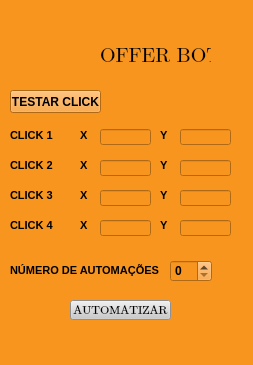
<?xml version="1.0" encoding="UTF-8"?>
<ui version="4.0">
 <class>MainWindow</class>
 <widget class="QMainWindow" name="MainWindow">
  <property name="geometry">
   <rect>
    <x>0</x>
    <y>0</y>
    <width>253</width>
    <height>365</height>
   </rect>
  </property>
  <property name="windowTitle">
   <string>OFFER BOT</string>
  </property>
  <property name="windowIcon">
   <iconset>
    <normaloff>imagens/22278owl_98790.ico</normaloff>imagens/22278owl_98790.ico</iconset>
  </property>
  <property name="styleSheet">
   <string notr="true">background-color: rgb(247, 149, 31);</string>
  </property>
  <widget class="QWidget" name="centralwidget">
   <widget class="QLabel" name="label">
    <property name="geometry">
     <rect>
      <x>40</x>
      <y>-10</y>
      <width>61</width>
      <height>91</height>
     </rect>
    </property>
    <property name="text">
     <string/>
    </property>
    <property name="pixmap">
     <pixmap>imagens/coruja.png</pixmap>
    </property>
   </widget>
   <widget class="QLabel" name="label_2">
    <property name="geometry">
     <rect>
      <x>100</x>
      <y>30</y>
      <width>111</width>
      <height>51</height>
     </rect>
    </property>
    <property name="font">
     <font>
      <family>Cambria Math</family>
      <pointsize>15</pointsize>
     </font>
    </property>
    <property name="text">
     <string>OFFER BOT</string>
    </property>
   </widget>
   <widget class="QPushButton" name="pushButton_2">
    <property name="geometry">
     <rect>
      <x>70</x>
      <y>300</y>
      <width>101</width>
      <height>20</height>
     </rect>
    </property>
    <property name="font">
     <font>
      <family>Cambria Math</family>
      <pointsize>9</pointsize>
     </font>
    </property>
    <property name="styleSheet">
     <string notr="true">background-color: rgb(202, 202, 202);</string>
    </property>
    <property name="text">
     <string>AUTOMATIZAR</string>
    </property>
   </widget>
   <widget class="QSpinBox" name="spinBox">
    <property name="geometry">
     <rect>
      <x>170</x>
      <y>260</y>
      <width>42</width>
      <height>22</height>
     </rect>
    </property>
    <property name="font">
     <font>
      <weight>75</weight>
      <bold>true</bold>
     </font>
    </property>
   </widget>
   <widget class="QLabel" name="label_3">
    <property name="geometry">
     <rect>
      <x>10</x>
      <y>255</y>
      <width>151</width>
      <height>31</height>
     </rect>
    </property>
    <property name="font">
     <font>
      <pointsize>8</pointsize>
      <weight>75</weight>
      <bold>true</bold>
     </font>
    </property>
    <property name="text">
     <string>NÚMERO DE AUTOMAÇÕES</string>
    </property>
   </widget>
   <widget class="QLabel" name="label_4">
    <property name="geometry">
     <rect>
      <x>10</x>
      <y>210</y>
      <width>51</width>
      <height>31</height>
     </rect>
    </property>
    <property name="font">
     <font>
      <pointsize>8</pointsize>
      <weight>75</weight>
      <bold>true</bold>
     </font>
    </property>
    <property name="text">
     <string>CLICK 4</string>
    </property>
   </widget>
   <widget class="QLabel" name="label_5">
    <property name="geometry">
     <rect>
      <x>10</x>
      <y>180</y>
      <width>51</width>
      <height>31</height>
     </rect>
    </property>
    <property name="font">
     <font>
      <pointsize>8</pointsize>
      <weight>75</weight>
      <bold>true</bold>
     </font>
    </property>
    <property name="text">
     <string>CLICK 3</string>
    </property>
   </widget>
   <widget class="QLabel" name="label_6">
    <property name="geometry">
     <rect>
      <x>10</x>
      <y>150</y>
      <width>51</width>
      <height>31</height>
     </rect>
    </property>
    <property name="font">
     <font>
      <pointsize>8</pointsize>
      <weight>75</weight>
      <bold>true</bold>
     </font>
    </property>
    <property name="text">
     <string>CLICK 2</string>
    </property>
   </widget>
   <widget class="QLabel" name="label_7">
    <property name="geometry">
     <rect>
      <x>10</x>
      <y>120</y>
      <width>51</width>
      <height>31</height>
     </rect>
    </property>
    <property name="font">
     <font>
      <pointsize>8</pointsize>
      <weight>75</weight>
      <bold>true</bold>
     </font>
    </property>
    <property name="text">
     <string>CLICK 1</string>
    </property>
   </widget>
   <widget class="QLabel" name="label_8">
    <property name="geometry">
     <rect>
      <x>80</x>
      <y>120</y>
      <width>16</width>
      <height>31</height>
     </rect>
    </property>
    <property name="font">
     <font>
      <pointsize>8</pointsize>
      <weight>75</weight>
      <bold>true</bold>
     </font>
    </property>
    <property name="text">
     <string>X</string>
    </property>
   </widget>
   <widget class="QLabel" name="label_9">
    <property name="geometry">
     <rect>
      <x>80</x>
      <y>150</y>
      <width>16</width>
      <height>31</height>
     </rect>
    </property>
    <property name="font">
     <font>
      <pointsize>8</pointsize>
      <weight>75</weight>
      <bold>true</bold>
     </font>
    </property>
    <property name="text">
     <string>X</string>
    </property>
   </widget>
   <widget class="QLabel" name="label_10">
    <property name="geometry">
     <rect>
      <x>80</x>
      <y>180</y>
      <width>16</width>
      <height>31</height>
     </rect>
    </property>
    <property name="font">
     <font>
      <pointsize>8</pointsize>
      <weight>75</weight>
      <bold>true</bold>
     </font>
    </property>
    <property name="text">
     <string>X</string>
    </property>
   </widget>
   <widget class="QLabel" name="label_11">
    <property name="geometry">
     <rect>
      <x>80</x>
      <y>210</y>
      <width>16</width>
      <height>31</height>
     </rect>
    </property>
    <property name="font">
     <font>
      <pointsize>8</pointsize>
      <weight>75</weight>
      <bold>true</bold>
     </font>
    </property>
    <property name="text">
     <string>X</string>
    </property>
   </widget>
   <widget class="QLineEdit" name="lineEdit">
    <property name="geometry">
     <rect>
      <x>100</x>
      <y>129</y>
      <width>51</width>
      <height>16</height>
     </rect>
    </property>
   </widget>
   <widget class="QLineEdit" name="lineEdit_2">
    <property name="geometry">
     <rect>
      <x>100</x>
      <y>160</y>
      <width>51</width>
      <height>16</height>
     </rect>
    </property>
   </widget>
   <widget class="QLineEdit" name="lineEdit_3">
    <property name="geometry">
     <rect>
      <x>100</x>
      <y>190</y>
      <width>51</width>
      <height>16</height>
     </rect>
    </property>
   </widget>
   <widget class="QLineEdit" name="lineEdit_4">
    <property name="geometry">
     <rect>
      <x>100</x>
      <y>220</y>
      <width>51</width>
      <height>16</height>
     </rect>
    </property>
   </widget>
   <widget class="QLabel" name="label_12">
    <property name="geometry">
     <rect>
      <x>160</x>
      <y>180</y>
      <width>16</width>
      <height>31</height>
     </rect>
    </property>
    <property name="font">
     <font>
      <pointsize>8</pointsize>
      <weight>75</weight>
      <bold>true</bold>
     </font>
    </property>
    <property name="text">
     <string>Y</string>
    </property>
   </widget>
   <widget class="QLineEdit" name="lineEdit_5">
    <property name="geometry">
     <rect>
      <x>180</x>
      <y>220</y>
      <width>51</width>
      <height>16</height>
     </rect>
    </property>
   </widget>
   <widget class="QLabel" name="label_13">
    <property name="geometry">
     <rect>
      <x>160</x>
      <y>120</y>
      <width>16</width>
      <height>31</height>
     </rect>
    </property>
    <property name="font">
     <font>
      <pointsize>8</pointsize>
      <weight>75</weight>
      <bold>true</bold>
     </font>
    </property>
    <property name="text">
     <string>Y</string>
    </property>
   </widget>
   <widget class="QLineEdit" name="lineEdit_6">
    <property name="geometry">
     <rect>
      <x>180</x>
      <y>160</y>
      <width>51</width>
      <height>16</height>
     </rect>
    </property>
   </widget>
   <widget class="QLineEdit" name="lineEdit_7">
    <property name="geometry">
     <rect>
      <x>180</x>
      <y>190</y>
      <width>51</width>
      <height>16</height>
     </rect>
    </property>
   </widget>
   <widget class="QLabel" name="label_14">
    <property name="geometry">
     <rect>
      <x>160</x>
      <y>210</y>
      <width>16</width>
      <height>31</height>
     </rect>
    </property>
    <property name="font">
     <font>
      <pointsize>8</pointsize>
      <weight>75</weight>
      <bold>true</bold>
     </font>
    </property>
    <property name="text">
     <string>Y</string>
    </property>
   </widget>
   <widget class="QLineEdit" name="lineEdit_8">
    <property name="geometry">
     <rect>
      <x>180</x>
      <y>129</y>
      <width>51</width>
      <height>16</height>
     </rect>
    </property>
   </widget>
   <widget class="QLabel" name="label_15">
    <property name="geometry">
     <rect>
      <x>160</x>
      <y>150</y>
      <width>16</width>
      <height>31</height>
     </rect>
    </property>
    <property name="font">
     <font>
      <pointsize>8</pointsize>
      <weight>75</weight>
      <bold>true</bold>
     </font>
    </property>
    <property name="text">
     <string>Y</string>
    </property>
   </widget>
   <widget class="QPushButton" name="pushButton">
    <property name="geometry">
     <rect>
      <x>10</x>
      <y>90</y>
      <width>91</width>
      <height>23</height>
     </rect>
    </property>
    <property name="font">
     <font>
      <weight>75</weight>
      <bold>true</bold>
     </font>
    </property>
    <property name="text">
     <string>TESTAR CLICK</string>
    </property>
   </widget>
   <widget class="QLabel" name="label_16">
    <property name="geometry">
     <rect>
      <x>116</x>
      <y>90</y>
      <width>121</width>
      <height>20</height>
     </rect>
    </property>
    <property name="styleSheet">
     <string notr="true">color: rgb(255, 0, 0);</string>
    </property>
    <property name="text">
     <string/>
    </property>
   </widget>
   <widget class="QLabel" name="label_17">
    <property name="geometry">
     <rect>
      <x>10</x>
      <y>320</y>
      <width>241</width>
      <height>31</height>
     </rect>
    </property>
    <property name="text">
     <string/>
    </property>
   </widget>
  </widget>
  <widget class="QMenuBar" name="menubar">
   <property name="geometry">
    <rect>
     <x>0</x>
     <y>0</y>
     <width>253</width>
     <height>21</height>
    </rect>
   </property>
  </widget>
  <widget class="QStatusBar" name="statusbar"/>
 </widget>
 <resources/>
 <connections/>
</ui>
